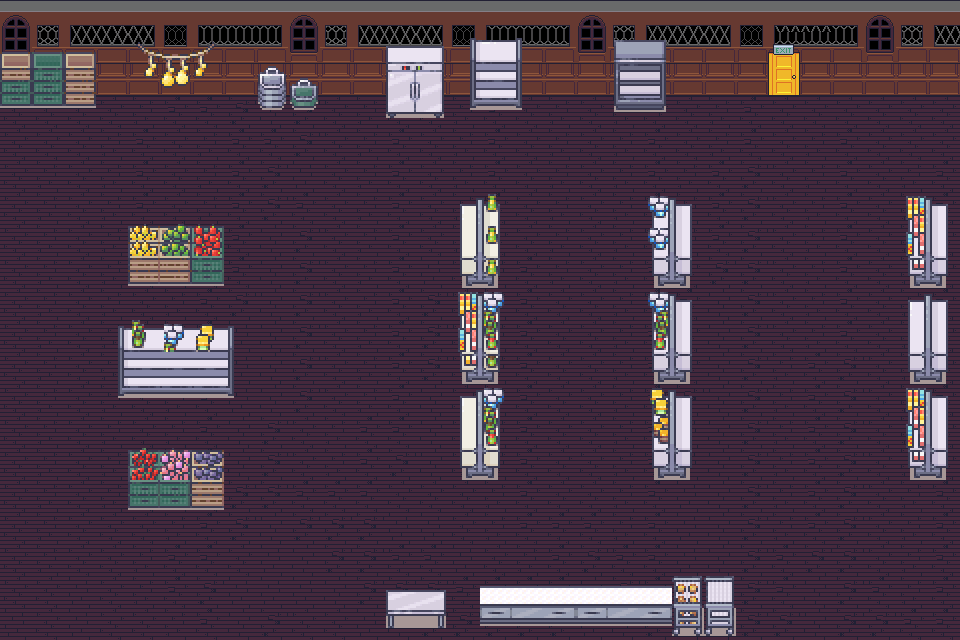

This is a level from a 2D game, rendered from its Tiled map with the project's own tilesets. A one-line summary and the map file follow, with tile-layer data summarised:
An orthogonal 30x20 tile map with 32x32 px tiles, 6 tile layers (ground, wall, door, exit, ...), 7 tilesets and 11 objects (mouse4, mouse3, mouse2, mouse1, paper3, ...).

<map version="1.10" tiledversion="1.10.2" orientation="orthogonal" renderorder="right-down" width="30" height="20" tilewidth="32" tileheight="32" infinite="0" nextlayerid="16" nextobjectid="24">
 <editorsettings>
  <export target="level2.tmj" format="json" />
 </editorsettings>
 <tileset firstgid="1" name="16_Grocery_store_32x32" tilewidth="32" tileheight="32" tilecount="1248" columns="16">
  <image source="16_Grocery_store_32x32.png" trans="ff00ff" width="512" height="2496" />
 </tileset>
 <tileset firstgid="1249" name="trimsanddoors" tilewidth="32" tileheight="32" tilecount="750" columns="15">
  <image source="trimsanddoors.png" trans="ff00ff" width="480" height="1600" />
 </tileset>
 <tileset firstgid="1999" name="walltexture" tilewidth="32" tileheight="32" tilecount="1920" columns="24">
  <image source="walltexture.png" trans="ff00ff" width="768" height="2560" />
 </tileset>
 <tileset firstgid="3919" name="Wood" tilewidth="32" tileheight="32" tilecount="8640" columns="180">
  <image source="Wood.png" trans="ff00ff" width="5760" height="1536" />
 </tileset>
 <tileset firstgid="12559" name="allwall" tilewidth="32" tileheight="32" tilecount="1824" columns="24">
  <image source="allwall.png" trans="ff00ff" width="768" height="2432" />
 </tileset>
 <tileset firstgid="14383" name="TileAndStone" tilewidth="32" tileheight="32" tilecount="1944" columns="36">
  <image source="TileAndStone.png" trans="ff00ff" width="1152" height="1728" />
 </tileset>
 <tileset firstgid="16327" name="2_LivingRoom_32x32" tilewidth="32" tileheight="32" tilecount="720" columns="16">
  <image source="2_LivingRoom_32x32.png" trans="ff00ff" width="512" height="1440" />
 </tileset>
 <layer id="1" name="ground" width="30" height="20">
  <data>[600 cells, 510 non-empty, 6 distinct tile ids]</data>
 </layer>
 <layer id="3" name="wall" width="30" height="20">
  <data>[600 cells, 90 non-empty, 19 distinct tile ids]</data>
 </layer>
 <objectgroup id="14" name="ObjectLayer3">
  <object id="18" name="mouse4" x="306" y="560">
   <point />
  </object>
  <object id="19" name="mouse3" x="297" y="302">
   <point />
  </object>
  <object id="20" name="mouse2" x="279" y="145">
   <point />
  </object>
  <object id="21" name="mouse1" x="569" y="452">
   <point />
  </object>
 </objectgroup>
 <layer id="8" name="door" width="30" height="20">
  <data>[600 cells, 2 non-empty, 2 distinct tile ids]</data>
 </layer>
 <layer id="9" name="exit" width="30" height="20">
  <data>[600 cells, 1 non-empty, 1 distinct tile ids]</data>
 </layer>
 <layer id="5" name="rak" width="30" height="20">
  <data>[600 cells, 131 non-empty, 77 distinct tile ids]</data>
 </layer>
 <layer id="6" name="accessories" width="30" height="20">
  <data>[600 cells, 38 non-empty, 31 distinct tile ids]</data>
 </layer>
 <objectgroup id="11" name="ObjectLayer2">
  <object id="2" name="paper3" x="52.3977" y="164.678">
   <point />
  </object>
  <object id="3" name="paper2" x="561.404" y="331.852">
   <point />
  </object>
  <object id="4" name="paper1" x="178.402" y="429.162">
   <point />
  </object>
  <object id="5" name="water2" x="52.3977" y="562.651">
   <point />
  </object>
  <object id="22" name="water1" x="558" y="542">
   <point />
  </object>
  <object id="23" x="359" y="746">
   <point />
  </object>
 </objectgroup>
 <objectgroup id="10" name="ObjectLayer">
  <object id="1" name="start" x="812.164" y="111.033">
   <point />
  </object>
 </objectgroup>
</map>
